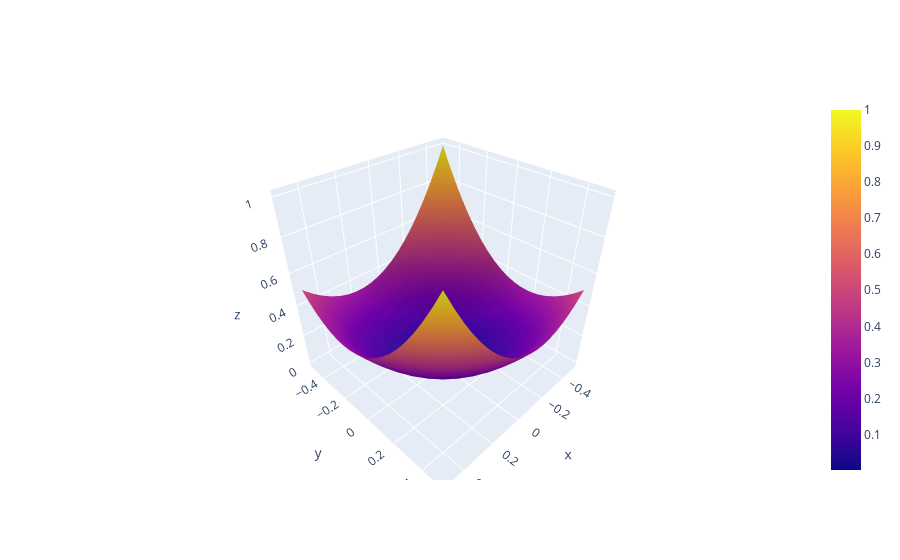

The code cell stored with this chart in its notebook:
### Code cell
import plotly.graph_objs as go

fig = go.Figure(data=[go.Surface(x=x0, y=x1, z=z)])
fig.show()

### Figure 1 — Plotly figure (JSON) as saved in the notebook; plotly's stock layout.template omitted (floating-point values rounded to 4 significant figures; data arrays with more than 128 entries replaced by an {"elided": "..."} marker saying what was removed)
{"data": [{"type": "surface", "x": {"elided": "20x20 float values"}, "y": {"elided": "20x20 float values"}, "z": {"elided": "20x20 float values"}}], "layout": {}}
